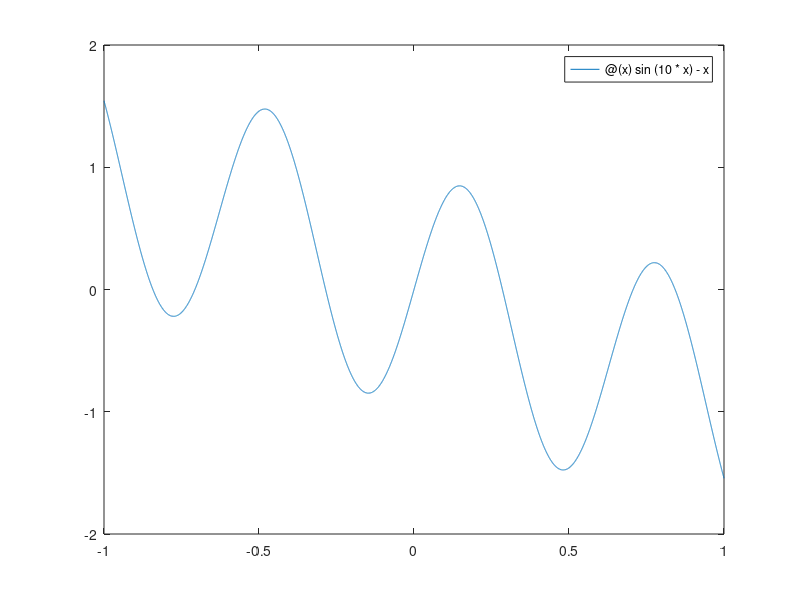

The MATLAB script that drew this image: (Note: this script raises an error after producing the figure.)
clc
clear

%% Plots
% plot the function
fplot(@(x) sin(10*x)-x, [-1,1]);
%
ax=gca;
ax.XGrid = 'on';
ax.YGrid = 'on';

%% get r
xk=-0.9;
yk=sin(10*xk)-xk;
xs = [xk];
ys = [yk];
for k=1:10
  xk1=xk-(yk)/(10*cos(10*xk)-1);
  xk=xk1;
  xs = [xs xk];
  yk = sin(10*xk)-xk;
  ys = [ys yk];
end

xk
